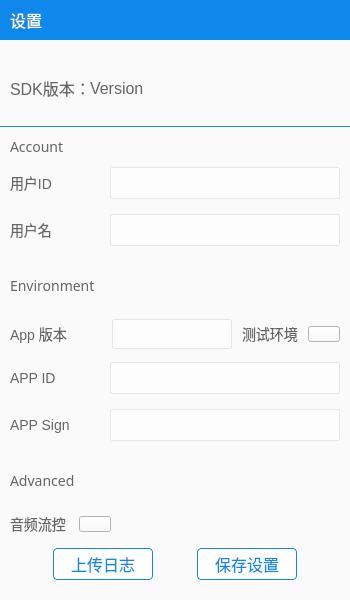
<?xml version="1.0" encoding="UTF-8"?>
<ui version="4.0">
 <class>ZegoSettingsDialog</class>
 <widget class="QDialog" name="ZegoSettingsDialog">
  <property name="geometry">
   <rect>
    <x>0</x>
    <y>0</y>
    <width>350</width>
    <height>600</height>
   </rect>
  </property>
  <property name="minimumSize">
   <size>
    <width>350</width>
    <height>600</height>
   </size>
  </property>
  <property name="maximumSize">
   <size>
    <width>350</width>
    <height>600</height>
   </size>
  </property>
  <property name="windowTitle">
   <string>ZegoAudioLive</string>
  </property>
  <property name="styleSheet">
   <string notr="true">background-color: #fafafa;</string>
  </property>
  <layout class="QVBoxLayout" name="verticalLayout_11">
   <property name="spacing">
    <number>0</number>
   </property>
   <property name="leftMargin">
    <number>0</number>
   </property>
   <property name="topMargin">
    <number>0</number>
   </property>
   <property name="rightMargin">
    <number>0</number>
   </property>
   <property name="bottomMargin">
    <number>0</number>
   </property>
   <item>
    <layout class="QVBoxLayout" name="verticalLayout_9">
     <property name="spacing">
      <number>0</number>
     </property>
     <property name="bottomMargin">
      <number>0</number>
     </property>
     <item>
      <widget class="QWidget" name="m_zoneTitle" native="true">
       <property name="sizePolicy">
        <sizepolicy hsizetype="Preferred" vsizetype="Fixed">
         <horstretch>0</horstretch>
         <verstretch>0</verstretch>
        </sizepolicy>
       </property>
       <property name="minimumSize">
        <size>
         <width>0</width>
         <height>40</height>
        </size>
       </property>
       <property name="maximumSize">
        <size>
         <width>16777215</width>
         <height>40</height>
        </size>
       </property>
       <property name="styleSheet">
        <string notr="true">background-color: #0e88eb;</string>
       </property>
       <layout class="QHBoxLayout" name="horizontalLayout_15">
        <property name="spacing">
         <number>0</number>
        </property>
        <property name="leftMargin">
         <number>0</number>
        </property>
        <property name="topMargin">
         <number>0</number>
        </property>
        <property name="rightMargin">
         <number>0</number>
        </property>
        <property name="bottomMargin">
         <number>0</number>
        </property>
        <item>
         <layout class="QHBoxLayout" name="horizontalLayout_14">
          <property name="spacing">
           <number>0</number>
          </property>
          <item>
           <spacer name="horizontalSpacer_4">
            <property name="orientation">
             <enum>Qt::Horizontal</enum>
            </property>
            <property name="sizeType">
             <enum>QSizePolicy::Fixed</enum>
            </property>
            <property name="sizeHint" stdset="0">
             <size>
              <width>10</width>
              <height>20</height>
             </size>
            </property>
           </spacer>
          </item>
          <item>
           <widget class="QLabel" name="m_lbTitle">
            <property name="styleSheet">
             <string notr="true">font-family: 微软雅黑;
	 font-size: 16px;
     color: #ffffff;</string>
            </property>
            <property name="text">
             <string>设置</string>
            </property>
           </widget>
          </item>
          <item>
           <spacer name="horizontalSpacer_5">
            <property name="orientation">
             <enum>Qt::Horizontal</enum>
            </property>
            <property name="sizeHint" stdset="0">
             <size>
              <width>40</width>
              <height>20</height>
             </size>
            </property>
           </spacer>
          </item>
          <item>
           <widget class="ZegoImageButton" name="m_bMin">
            <property name="sizePolicy">
             <sizepolicy hsizetype="Fixed" vsizetype="Fixed">
              <horstretch>0</horstretch>
              <verstretch>0</verstretch>
             </sizepolicy>
            </property>
            <property name="minimumSize">
             <size>
              <width>40</width>
              <height>40</height>
             </size>
            </property>
            <property name="maximumSize">
             <size>
              <width>40</width>
              <height>40</height>
             </size>
            </property>
            <property name="styleSheet">
             <string notr="true">QPushButton:!hover{
    border: 1px solid #0e88eb;
    background-color: #0e88eb;
}

QPushButton:hover{
    border: 1px solid #0d80de;
    background-color: #0d80de;
}

QPushButton:hover:pressed{
    border: 1px solid #0d79d1;
    background-color: #0d79d1;
}</string>
            </property>
            <property name="text">
             <string/>
            </property>
            <property name="icon">
             <iconset>
              <normaloff>:/Resources/images/min.png</normaloff>:/Resources/images/min.png</iconset>
            </property>
           </widget>
          </item>
          <item>
           <widget class="ZegoImageButton" name="m_bClose">
            <property name="sizePolicy">
             <sizepolicy hsizetype="Fixed" vsizetype="Fixed">
              <horstretch>0</horstretch>
              <verstretch>0</verstretch>
             </sizepolicy>
            </property>
            <property name="minimumSize">
             <size>
              <width>50</width>
              <height>40</height>
             </size>
            </property>
            <property name="maximumSize">
             <size>
              <width>50</width>
              <height>40</height>
             </size>
            </property>
            <property name="styleSheet">
             <string notr="true">QPushButton:!hover{
    border: 1px solid #0e88eb;
    background-color: #0e88eb;
}

QPushButton:hover{
    border: 1px solid #0d80de;
    background-color: #0d80de;
}

QPushButton:hover:pressed{
    border: 1px solid #0d79d1;
    background-color: #0d79d1;
}</string>
            </property>
            <property name="text">
             <string/>
            </property>
            <property name="icon">
             <iconset>
              <normaloff>:/Resources/images/close.png</normaloff>:/Resources/images/close.png</iconset>
            </property>
           </widget>
          </item>
         </layout>
        </item>
       </layout>
      </widget>
     </item>
     <item>
      <spacer name="verticalSpacer_11">
       <property name="orientation">
        <enum>Qt::Vertical</enum>
       </property>
       <property name="sizeType">
        <enum>QSizePolicy::Preferred</enum>
       </property>
       <property name="sizeHint" stdset="0">
        <size>
         <width>20</width>
         <height>10</height>
        </size>
       </property>
      </spacer>
     </item>
     <item>
      <layout class="QVBoxLayout" name="verticalLayout_7" stretch="1,0,6">
       <property name="spacing">
        <number>0</number>
       </property>
       <item>
        <widget class="QWidget" name="m_zoneSdkVersion" native="true">
         <layout class="QHBoxLayout" name="horizontalLayout_7">
          <property name="spacing">
           <number>0</number>
          </property>
          <property name="leftMargin">
           <number>0</number>
          </property>
          <property name="topMargin">
           <number>0</number>
          </property>
          <property name="rightMargin">
           <number>0</number>
          </property>
          <property name="bottomMargin">
           <number>0</number>
          </property>
          <item>
           <spacer name="horizontalSpacer_6">
            <property name="orientation">
             <enum>Qt::Horizontal</enum>
            </property>
            <property name="sizeType">
             <enum>QSizePolicy::Fixed</enum>
            </property>
            <property name="sizeHint" stdset="0">
             <size>
              <width>10</width>
              <height>20</height>
             </size>
            </property>
           </spacer>
          </item>
          <item>
           <layout class="QHBoxLayout" name="horizontalLayout_5">
            <property name="spacing">
             <number>0</number>
            </property>
            <property name="rightMargin">
             <number>0</number>
            </property>
            <item>
             <widget class="QLabel" name="m_lbSdkTitle">
              <property name="minimumSize">
               <size>
                <width>80</width>
                <height>0</height>
               </size>
              </property>
              <property name="maximumSize">
               <size>
                <width>80</width>
                <height>16777215</height>
               </size>
              </property>
              <property name="styleSheet">
               <string notr="true">font-family: 微软雅黑;
font-size: 16px;
color: #666666;</string>
              </property>
              <property name="text">
               <string>SDK版本：</string>
              </property>
             </widget>
            </item>
            <item>
             <widget class="QLabel" name="m_lbSdkVersion">
              <property name="styleSheet">
               <string notr="true">font-family: 微软雅黑;
font-size: 16px;
color: #666666;</string>
              </property>
              <property name="text">
               <string>Version</string>
              </property>
              <property name="wordWrap">
               <bool>true</bool>
              </property>
             </widget>
            </item>
           </layout>
          </item>
         </layout>
        </widget>
       </item>
       <item>
        <widget class="Line" name="m_hLine">
         <property name="minimumSize">
          <size>
           <width>0</width>
           <height>1</height>
          </size>
         </property>
         <property name="maximumSize">
          <size>
           <width>16777215</width>
           <height>1</height>
          </size>
         </property>
         <property name="styleSheet">
          <string notr="true">border: none;
background-color: #0e88eb;</string>
         </property>
         <property name="orientation">
          <enum>Qt::Horizontal</enum>
         </property>
        </widget>
       </item>
       <item>
        <layout class="QHBoxLayout" name="horizontalLayout_13" stretch="0,0,0">
         <property name="spacing">
          <number>0</number>
         </property>
         <property name="leftMargin">
          <number>0</number>
         </property>
         <property name="rightMargin">
          <number>0</number>
         </property>
         <item>
          <spacer name="horizontalSpacer_7">
           <property name="orientation">
            <enum>Qt::Horizontal</enum>
           </property>
           <property name="sizeType">
            <enum>QSizePolicy::Fixed</enum>
           </property>
           <property name="sizeHint" stdset="0">
            <size>
             <width>10</width>
             <height>20</height>
            </size>
           </property>
          </spacer>
         </item>
         <item>
          <widget class="QWidget" name="m_zoneUserConfig" native="true">
           <layout class="QVBoxLayout" name="verticalLayout_2">
            <property name="spacing">
             <number>0</number>
            </property>
            <property name="leftMargin">
             <number>0</number>
            </property>
            <property name="topMargin">
             <number>0</number>
            </property>
            <property name="rightMargin">
             <number>0</number>
            </property>
            <property name="bottomMargin">
             <number>0</number>
            </property>
            <item>
             <layout class="QVBoxLayout" name="verticalLayout_10">
              <property name="spacing">
               <number>0</number>
              </property>
              <item>
               <spacer name="verticalSpacer_7">
                <property name="orientation">
                 <enum>Qt::Vertical</enum>
                </property>
                <property name="sizeType">
                 <enum>QSizePolicy::Fixed</enum>
                </property>
                <property name="sizeHint" stdset="0">
                 <size>
                  <width>20</width>
                  <height>10</height>
                 </size>
                </property>
               </spacer>
              </item>
              <item>
               <widget class="QLabel" name="m_lbAccount">
                <property name="font">
                 <font>
                  <family>微软雅黑</family>
                  <pointsize>-1</pointsize>
                 </font>
                </property>
                <property name="styleSheet">
                 <string notr="true"> QLabel{
     font-family: 微软雅黑;
     font-size: 14px;
	 color: #666666;
 }</string>
                </property>
                <property name="text">
                 <string>Account</string>
                </property>
               </widget>
              </item>
              <item>
               <spacer name="verticalSpacer_10">
                <property name="orientation">
                 <enum>Qt::Vertical</enum>
                </property>
                <property name="sizeType">
                 <enum>QSizePolicy::Fixed</enum>
                </property>
                <property name="sizeHint" stdset="0">
                 <size>
                  <width>20</width>
                  <height>10</height>
                 </size>
                </property>
               </spacer>
              </item>
              <item>
               <layout class="QVBoxLayout" name="verticalLayout_8">
                <property name="spacing">
                 <number>15</number>
                </property>
                <item>
                 <layout class="QHBoxLayout" name="horizontalLayout_16">
                  <property name="spacing">
                   <number>0</number>
                  </property>
                  <item>
                   <widget class="QLabel" name="m_lbUserId">
                    <property name="styleSheet">
                     <string notr="true"> QLabel{
     font-family: 微软雅黑;
     font-size: 14px;
	 color: #666666;
 }</string>
                    </property>
                    <property name="text">
                     <string>用户ID</string>
                    </property>
                   </widget>
                  </item>
                  <item>
                   <spacer name="horizontalSpacer_17">
                    <property name="orientation">
                     <enum>Qt::Horizontal</enum>
                    </property>
                    <property name="sizeHint" stdset="0">
                     <size>
                      <width>40</width>
                      <height>20</height>
                     </size>
                    </property>
                   </spacer>
                  </item>
                  <item>
                   <widget class="QLineEdit" name="m_strEdUserId">
                    <property name="minimumSize">
                     <size>
                      <width>230</width>
                      <height>32</height>
                     </size>
                    </property>
                    <property name="maximumSize">
                     <size>
                      <width>230</width>
                      <height>32</height>
                     </size>
                    </property>
                    <property name="focusPolicy">
                     <enum>Qt::ClickFocus</enum>
                    </property>
                    <property name="styleSheet">
                     <string notr="true">QLineEdit{
     padding-left: 10px;
 }

 QLineEdit:!hover{
     border: 1px solid #e6e6e6;
     border-radius: 2px;
     font-family: 微软雅黑;
     font-size: 16px;
	 background-color: #fdfdfd;
	 color: #666666;
 }

 QLineEdit:hover:!focus{
     border: 1px solid #0e88eb;
     border-radius: 2px;
     font-family: 微软雅黑;
     font-size: 16px;
	 background-color: #fdfdfd;
	 color: #666666;
 }

 QLineEdit:focus{
     border: 1px solid #0e88eb;
     border-radius: 2px;
     font-family: 微软雅黑;
     font-size: 16px;
	 background-color: #ffffff;
 }</string>
                    </property>
                   </widget>
                  </item>
                 </layout>
                </item>
                <item>
                 <layout class="QHBoxLayout" name="horizontalLayout_17">
                  <property name="spacing">
                   <number>0</number>
                  </property>
                  <item>
                   <widget class="QLabel" name="m_lbUserName">
                    <property name="styleSheet">
                     <string notr="true"> QLabel{
     font-family: 微软雅黑;
     font-size: 14px;
	 color: #666666;
 }</string>
                    </property>
                    <property name="text">
                     <string>用户名</string>
                    </property>
                   </widget>
                  </item>
                  <item>
                   <spacer name="horizontalSpacer_18">
                    <property name="orientation">
                     <enum>Qt::Horizontal</enum>
                    </property>
                    <property name="sizeHint" stdset="0">
                     <size>
                      <width>40</width>
                      <height>20</height>
                     </size>
                    </property>
                   </spacer>
                  </item>
                  <item>
                   <widget class="QLineEdit" name="m_strEdUserName">
                    <property name="minimumSize">
                     <size>
                      <width>230</width>
                      <height>32</height>
                     </size>
                    </property>
                    <property name="maximumSize">
                     <size>
                      <width>230</width>
                      <height>32</height>
                     </size>
                    </property>
                    <property name="focusPolicy">
                     <enum>Qt::StrongFocus</enum>
                    </property>
                    <property name="styleSheet">
                     <string notr="true">QLineEdit{
     padding-left: 10px;
 }

 QLineEdit:!hover{
     border: 1px solid #e6e6e6;
     border-radius: 2px;
     font-family: 微软雅黑;
     font-size: 16px;
	 background-color: #fdfdfd;
	 color: #666666;
 }

 QLineEdit:hover:!focus{
     border: 1px solid #0e88eb;
     border-radius: 2px;
     font-family: 微软雅黑;
     font-size: 16px;
	 background-color: #fdfdfd;
	 color: #666666;
 }

 QLineEdit:focus{
     border: 1px solid #0e88eb;
     border-radius: 2px;
     font-family: 微软雅黑;
     font-size: 16px;
	 background-color: #ffffff;
 }</string>
                    </property>
                   </widget>
                  </item>
                 </layout>
                </item>
               </layout>
              </item>
             </layout>
            </item>
            <item>
             <spacer name="verticalSpacer">
              <property name="orientation">
               <enum>Qt::Vertical</enum>
              </property>
              <property name="sizeType">
               <enum>QSizePolicy::Fixed</enum>
              </property>
              <property name="sizeHint" stdset="0">
               <size>
                <width>20</width>
                <height>20</height>
               </size>
              </property>
             </spacer>
            </item>
            <item>
             <widget class="QLabel" name="label_4">
              <property name="font">
               <font>
                <family>微软雅黑</family>
                <pointsize>-1</pointsize>
               </font>
              </property>
              <property name="styleSheet">
               <string notr="true">font-family: 微软雅黑;
     font-size: 14px;
	 color: #666666;</string>
              </property>
              <property name="text">
               <string>Environment</string>
              </property>
             </widget>
            </item>
            <item>
             <spacer name="verticalSpacer_9">
              <property name="orientation">
               <enum>Qt::Vertical</enum>
              </property>
              <property name="sizeType">
               <enum>QSizePolicy::Fixed</enum>
              </property>
              <property name="sizeHint" stdset="0">
               <size>
                <width>20</width>
                <height>13</height>
               </size>
              </property>
             </spacer>
            </item>
            <item>
             <layout class="QHBoxLayout" name="horizontalLayout_3">
              <property name="spacing">
               <number>0</number>
              </property>
              <property name="rightMargin">
               <number>0</number>
              </property>
              <item>
               <layout class="QHBoxLayout" name="horizontalLayout">
                <property name="spacing">
                 <number>0</number>
                </property>
                <item>
                 <widget class="QLabel" name="label_7">
                  <property name="styleSheet">
                   <string notr="true">font-family: 微软雅黑;
     font-size: 14px;
	 color: #666666;</string>
                  </property>
                  <property name="text">
                   <string>App 版本</string>
                  </property>
                 </widget>
                </item>
                <item>
                 <spacer name="horizontalSpacer_22">
                  <property name="orientation">
                   <enum>Qt::Horizontal</enum>
                  </property>
                  <property name="sizeHint" stdset="0">
                   <size>
                    <width>40</width>
                    <height>20</height>
                   </size>
                  </property>
                 </spacer>
                </item>
                <item>
                 <widget class="QComboBox" name="m_cbAppVersion">
                  <property name="minimumSize">
                   <size>
                    <width>120</width>
                    <height>30</height>
                   </size>
                  </property>
                  <property name="maximumSize">
                   <size>
                    <width>120</width>
                    <height>30</height>
                   </size>
                  </property>
                  <property name="styleSheet">
                   <string notr="true"> QComboBox{
     padding-left: 10px;
 }

 QComboBox:!enabled{
    border: 1px solid #e6e6e6;
    border-radius: 2px;
    font-family: 微软雅黑;
    font-size: 16px;
	background-color: #fdfdfd;
	color: #cccccc;
 }

 QComboBox:enabled:!hover{
    border: 1px solid #e6e6e6;
    border-radius: 2px;
    font-family: 微软雅黑;
    font-size: 16px;
	background-color: #fdfdfd;
	color: #666666;
}
QComboBox:enabled:hover{
     border: 1px solid #0e88eb;
     border-radius: 2px;
     font-family: 微软雅黑;
     font-size: 16px;
	 background-color: #fdfdfd;
	 color: #666666;
}

QComboBox::drop-down{
    subcontrol-origin: padding;
    subcontrol-position: top right;
    width: 20px;
 
    border-left-width: 1px;

    border-top-right-radius: 2px; /* same radius as the QComboBox */
    border-bottom-right-radius: 2px;

 }

 QComboBox::down-arrow{

     border-image: url(:/Resources/images/down_arrow.png);
 }

 
  QComboBox QAbstractItemView{
     font-family: 微软雅黑;
     font-size: 14px;
     border: 1px solid #0e88eb;
	 background-color: #ffffff;
	 border-radius: 2px;
	 
  }

 QComboBox QAbstractItemView::item{
     
     height: 32px;
	 font-family: 微软雅黑;
     font-size: 14px;
	 color: #666666;
	 background-color: #ffffff;
	 padding-left: 10px;
	 padding-right: 10px;
 }

 QComboBox QAbstractItemView::item:hover{
     
     height: 32px;
	 font-family: 微软雅黑;
     font-size: 14px;
	 color: #ffffff;
	 background-color: #0e88eb;
	 padding-left: 10px;
	 padding-right: 10px;
 }</string>
                  </property>
                 </widget>
                </item>
               </layout>
              </item>
              <item>
               <spacer name="horizontalSpacer_3">
                <property name="orientation">
                 <enum>Qt::Horizontal</enum>
                </property>
                <property name="sizeType">
                 <enum>QSizePolicy::Fixed</enum>
                </property>
                <property name="sizeHint" stdset="0">
                 <size>
                  <width>10</width>
                  <height>10</height>
                 </size>
                </property>
               </spacer>
              </item>
              <item>
               <layout class="QHBoxLayout" name="horizontalLayout_2">
                <property name="spacing">
                 <number>0</number>
                </property>
                <item>
                 <widget class="QLabel" name="label_8">
                  <property name="styleSheet">
                   <string notr="true">font-family: 微软雅黑;
     font-size: 14px;
	 color: #666666;</string>
                  </property>
                  <property name="text">
                   <string>测试环境</string>
                  </property>
                 </widget>
                </item>
                <item>
                 <spacer name="horizontalSpacer_12">
                  <property name="orientation">
                   <enum>Qt::Horizontal</enum>
                  </property>
                  <property name="sizeType">
                   <enum>QSizePolicy::Fixed</enum>
                  </property>
                  <property name="sizeHint" stdset="0">
                   <size>
                    <width>10</width>
                    <height>20</height>
                   </size>
                  </property>
                 </spacer>
                </item>
                <item>
                 <widget class="ZegoSwitchButton" name="m_switchTestEnv">
                  <property name="minimumSize">
                   <size>
                    <width>32</width>
                    <height>16</height>
                   </size>
                  </property>
                  <property name="maximumSize">
                   <size>
                    <width>32</width>
                    <height>16</height>
                   </size>
                  </property>
                  <property name="styleSheet">
                   <string notr="true">QPushButton:!checked{
     border-image: url(:/Resources/images/switch_off.png);
 }

 QPushButton:checked{
     border-image: url(:/Resources/images/switch_on.png);
 }</string>
                  </property>
                  <property name="text">
                   <string/>
                  </property>
                  <property name="checkable">
                   <bool>true</bool>
                  </property>
                 </widget>
                </item>
               </layout>
              </item>
             </layout>
            </item>
            <item>
             <spacer name="verticalSpacer_2">
              <property name="orientation">
               <enum>Qt::Vertical</enum>
              </property>
              <property name="sizeType">
               <enum>QSizePolicy::Fixed</enum>
              </property>
              <property name="sizeHint" stdset="0">
               <size>
                <width>20</width>
                <height>13</height>
               </size>
              </property>
             </spacer>
            </item>
            <item>
             <layout class="QVBoxLayout" name="verticalLayout">
              <property name="spacing">
               <number>15</number>
              </property>
              <item>
               <layout class="QHBoxLayout" name="horizontalLayout_18">
                <property name="spacing">
                 <number>0</number>
                </property>
                <item>
                 <widget class="QLabel" name="m_lbAPPID_2">
                  <property name="styleSheet">
                   <string notr="true"> QLabel{
     font-family: 微软雅黑;
     font-size: 14px;
	 color: #666666;
 }</string>
                  </property>
                  <property name="text">
                   <string>APP ID</string>
                  </property>
                 </widget>
                </item>
                <item>
                 <spacer name="horizontalSpacer_19">
                  <property name="orientation">
                   <enum>Qt::Horizontal</enum>
                  </property>
                  <property name="sizeHint" stdset="0">
                   <size>
                    <width>40</width>
                    <height>20</height>
                   </size>
                  </property>
                 </spacer>
                </item>
                <item>
                 <widget class="QLineEdit" name="m_strEdAPPID">
                  <property name="minimumSize">
                   <size>
                    <width>230</width>
                    <height>32</height>
                   </size>
                  </property>
                  <property name="maximumSize">
                   <size>
                    <width>230</width>
                    <height>32</height>
                   </size>
                  </property>
                  <property name="focusPolicy">
                   <enum>Qt::ClickFocus</enum>
                  </property>
                  <property name="styleSheet">
                   <string notr="true">QLineEdit{
     padding-left: 10px;
 }

 QLineEdit:!hover{
     border: 1px solid #e6e6e6;
     border-radius: 2px;
     font-family: 微软雅黑;
     font-size: 16px;
	 background-color: #fdfdfd;
	 color: #666666;
 }

 QLineEdit:hover:!focus{
     border: 1px solid #0e88eb;
     border-radius: 2px;
     font-family: 微软雅黑;
     font-size: 16px;
	 background-color: #fdfdfd;
	 color: #666666;
 }

 QLineEdit:focus{
     border: 1px solid #0e88eb;
     border-radius: 2px;
     font-family: 微软雅黑;
     font-size: 16px;
	 background-color: #ffffff;
 }</string>
                  </property>
                 </widget>
                </item>
               </layout>
              </item>
              <item>
               <layout class="QHBoxLayout" name="horizontalLayout_19">
                <property name="spacing">
                 <number>0</number>
                </property>
                <item>
                 <widget class="QLabel" name="m_lbAPPSign_2">
                  <property name="styleSheet">
                   <string notr="true"> QLabel{
     font-family: 微软雅黑;
     font-size: 14px;
	 color: #666666;
 }</string>
                  </property>
                  <property name="text">
                   <string>APP Sign</string>
                  </property>
                 </widget>
                </item>
                <item>
                 <spacer name="horizontalSpacer_20">
                  <property name="orientation">
                   <enum>Qt::Horizontal</enum>
                  </property>
                  <property name="sizeHint" stdset="0">
                   <size>
                    <width>40</width>
                    <height>20</height>
                   </size>
                  </property>
                 </spacer>
                </item>
                <item>
                 <widget class="QLineEdit" name="m_strEdAPPSign">
                  <property name="minimumSize">
                   <size>
                    <width>230</width>
                    <height>32</height>
                   </size>
                  </property>
                  <property name="maximumSize">
                   <size>
                    <width>230</width>
                    <height>32</height>
                   </size>
                  </property>
                  <property name="focusPolicy">
                   <enum>Qt::StrongFocus</enum>
                  </property>
                  <property name="styleSheet">
                   <string notr="true">QLineEdit{
     padding-left: 10px;
 }

 QLineEdit:!hover{
     border: 1px solid #e6e6e6;
     border-radius: 2px;
     font-family: 微软雅黑;
     font-size: 16px;
	 background-color: #fdfdfd;
	 color: #666666;
 }

 QLineEdit:hover:!focus{
     border: 1px solid #0e88eb;
     border-radius: 2px;
     font-family: 微软雅黑;
     font-size: 16px;
	 background-color: #fdfdfd;
	 color: #666666;
 }

 QLineEdit:focus{
     border: 1px solid #0e88eb;
     border-radius: 2px;
     font-family: 微软雅黑;
     font-size: 16px;
	 background-color: #ffffff;
 }</string>
                  </property>
                 </widget>
                </item>
               </layout>
              </item>
             </layout>
            </item>
            <item>
             <spacer name="verticalSpacer_4">
              <property name="orientation">
               <enum>Qt::Vertical</enum>
              </property>
              <property name="sizeType">
               <enum>QSizePolicy::Fixed</enum>
              </property>
              <property name="sizeHint" stdset="0">
               <size>
                <width>20</width>
                <height>20</height>
               </size>
              </property>
             </spacer>
            </item>
            <item>
             <widget class="QLabel" name="label_5">
              <property name="font">
               <font>
                <family>微软雅黑</family>
                <pointsize>-1</pointsize>
               </font>
              </property>
              <property name="styleSheet">
               <string notr="true">font-family: 微软雅黑;
     font-size: 14px;
	 color: #666666;</string>
              </property>
              <property name="text">
               <string>Advanced</string>
              </property>
             </widget>
            </item>
            <item>
             <spacer name="verticalSpacer_12">
              <property name="orientation">
               <enum>Qt::Vertical</enum>
              </property>
              <property name="sizeType">
               <enum>QSizePolicy::Fixed</enum>
              </property>
              <property name="sizeHint" stdset="0">
               <size>
                <width>20</width>
                <height>13</height>
               </size>
              </property>
             </spacer>
            </item>
            <item>
             <layout class="QHBoxLayout" name="horizontalLayout_6">
              <property name="spacing">
               <number>0</number>
              </property>
              <item>
               <widget class="QLabel" name="label_9">
                <property name="styleSheet">
                 <string notr="true">font-family: 微软雅黑;
     font-size: 14px;
	 color: #666666;</string>
                </property>
                <property name="text">
                 <string>音频流控</string>
                </property>
               </widget>
              </item>
              <item>
               <spacer name="horizontalSpacer_13">
                <property name="orientation">
                 <enum>Qt::Horizontal</enum>
                </property>
                <property name="sizeType">
                 <enum>QSizePolicy::Fixed</enum>
                </property>
                <property name="sizeHint" stdset="0">
                 <size>
                  <width>13</width>
                  <height>20</height>
                 </size>
                </property>
               </spacer>
              </item>
              <item>
               <widget class="ZegoSwitchButton" name="m_audioBitrateControll">
                <property name="minimumSize">
                 <size>
                  <width>32</width>
                  <height>16</height>
                 </size>
                </property>
                <property name="maximumSize">
                 <size>
                  <width>32</width>
                  <height>16</height>
                 </size>
                </property>
                <property name="styleSheet">
                 <string notr="true">QPushButton:!checked{
     border-image: url(:/Resources/images/switch_off.png);
 }

 QPushButton:checked{
     border-image: url(:/Resources/images/switch_on.png);
 }</string>
                </property>
                <property name="text">
                 <string/>
                </property>
                <property name="checkable">
                 <bool>true</bool>
                </property>
               </widget>
              </item>
              <item>
               <spacer name="horizontalSpacer">
                <property name="orientation">
                 <enum>Qt::Horizontal</enum>
                </property>
                <property name="sizeHint" stdset="0">
                 <size>
                  <width>40</width>
                  <height>20</height>
                 </size>
                </property>
               </spacer>
              </item>
             </layout>
            </item>
            <item>
             <spacer name="verticalSpacer_13">
              <property name="orientation">
               <enum>Qt::Vertical</enum>
              </property>
              <property name="sizeType">
               <enum>QSizePolicy::Fixed</enum>
              </property>
              <property name="sizeHint" stdset="0">
               <size>
                <width>20</width>
                <height>13</height>
               </size>
              </property>
             </spacer>
            </item>
            <item>
             <layout class="QHBoxLayout" name="horizontalLayout_4">
              <property name="spacing">
               <number>0</number>
              </property>
              <item>
               <spacer name="horizontalSpacer_2">
                <property name="orientation">
                 <enum>Qt::Horizontal</enum>
                </property>
                <property name="sizeHint" stdset="0">
                 <size>
                  <width>40</width>
                  <height>20</height>
                 </size>
                </property>
               </spacer>
              </item>
              <item>
               <widget class="QPushButton" name="m_bUploadLog">
                <property name="minimumSize">
                 <size>
                  <width>100</width>
                  <height>32</height>
                 </size>
                </property>
                <property name="maximumSize">
                 <size>
                  <width>100</width>
                  <height>32</height>
                 </size>
                </property>
                <property name="styleSheet">
                 <string notr="true">QPushButton{
    padding-left: 10px;
    padding-right: 10px;
}

QPushButton:!hover{
     font-family: 微软雅黑;
     font-size: 16px;
	 border-radius: 4px;
     border: 1px solid #0e88eb;
     background-color: #ffffff;
     color: #0e88eb;
 }

 QPushButton:hover:!pressed{
     font-family: 微软雅黑;
     font-size: 16px;
	 border-radius: 4px;
     border: 1px solid #0e88eb;
     background-color: #0e88eb;
     color: #ffffff;
 }

 QPushButton:hover:pressed{
     font-family: 微软雅黑;
     font-size: 16px;
	 border-radius: 4px;
     border: 1px solid #0d80de;
     background-color: #0d80de;
     color: #ffffff;
 }</string>
                </property>
                <property name="text">
                 <string>上传日志</string>
                </property>
               </widget>
              </item>
              <item>
               <spacer name="horizontalSpacer_8">
                <property name="orientation">
                 <enum>Qt::Horizontal</enum>
                </property>
                <property name="sizeHint" stdset="0">
                 <size>
                  <width>40</width>
                  <height>20</height>
                 </size>
                </property>
               </spacer>
              </item>
              <item>
               <widget class="QPushButton" name="m_bSaveSettings">
                <property name="sizePolicy">
                 <sizepolicy hsizetype="Fixed" vsizetype="Fixed">
                  <horstretch>0</horstretch>
                  <verstretch>0</verstretch>
                 </sizepolicy>
                </property>
                <property name="minimumSize">
                 <size>
                  <width>100</width>
                  <height>32</height>
                 </size>
                </property>
                <property name="maximumSize">
                 <size>
                  <width>100</width>
                  <height>32</height>
                 </size>
                </property>
                <property name="styleSheet">
                 <string notr="true">QPushButton:!enabled{
		font-family: 微软雅黑;
		font-size: 16px;
		border: 1px solid #cccccc;
		border-radius: 4px;
		background-color: #ffffff;
		color: #cccccc;
}

QPushButton:enabled:!hover{
     font-family: 微软雅黑;
     font-size: 16px;
	 border-radius: 4px;
     border: 1px solid #0e88eb;
     background-color: #ffffff;
     color: #0e88eb;
 }

 QPushButton:enabled:hover:!pressed{
     font-family: 微软雅黑;
     font-size: 16px;
	 border-radius: 4px;
     border: 1px solid #0e88eb;
     background-color: #0e88eb;
     color: #ffffff;
 }

 QPushButton:enabled:hover:pressed{
     font-family: 微软雅黑;
     font-size: 16px;
	 border-radius: 4px;
     border: 1px solid #0d80de;
     background-color: #0d80de;
     color: #ffffff;
 }</string>
                </property>
                <property name="text">
                 <string>保存设置</string>
                </property>
               </widget>
              </item>
              <item>
               <spacer name="horizontalSpacer_9">
                <property name="orientation">
                 <enum>Qt::Horizontal</enum>
                </property>
                <property name="sizeHint" stdset="0">
                 <size>
                  <width>40</width>
                  <height>20</height>
                 </size>
                </property>
               </spacer>
              </item>
             </layout>
            </item>
           </layout>
          </widget>
         </item>
         <item>
          <spacer name="horizontalSpacer_10">
           <property name="orientation">
            <enum>Qt::Horizontal</enum>
           </property>
           <property name="sizeType">
            <enum>QSizePolicy::Fixed</enum>
           </property>
           <property name="sizeHint" stdset="0">
            <size>
             <width>10</width>
             <height>20</height>
            </size>
           </property>
          </spacer>
         </item>
        </layout>
       </item>
      </layout>
     </item>
     <item>
      <spacer name="verticalSpacer_19">
       <property name="orientation">
        <enum>Qt::Vertical</enum>
       </property>
       <property name="sizeType">
        <enum>QSizePolicy::Fixed</enum>
       </property>
       <property name="sizeHint" stdset="0">
        <size>
         <width>20</width>
         <height>20</height>
        </size>
       </property>
      </spacer>
     </item>
    </layout>
   </item>
  </layout>
 </widget>
 <customwidgets>
  <customwidget>
   <class>ZegoImageButton</class>
   <extends>QPushButton</extends>
   <header location="global">ZegoImageButton.h</header>
  </customwidget>
  <customwidget>
   <class>ZegoSwitchButton</class>
   <extends>QPushButton</extends>
   <header location="global">ZegoSwitchButton.h</header>
  </customwidget>
 </customwidgets>
 <resources>
  <include location="style.qrc"/>
 </resources>
 <connections/>
</ui>
